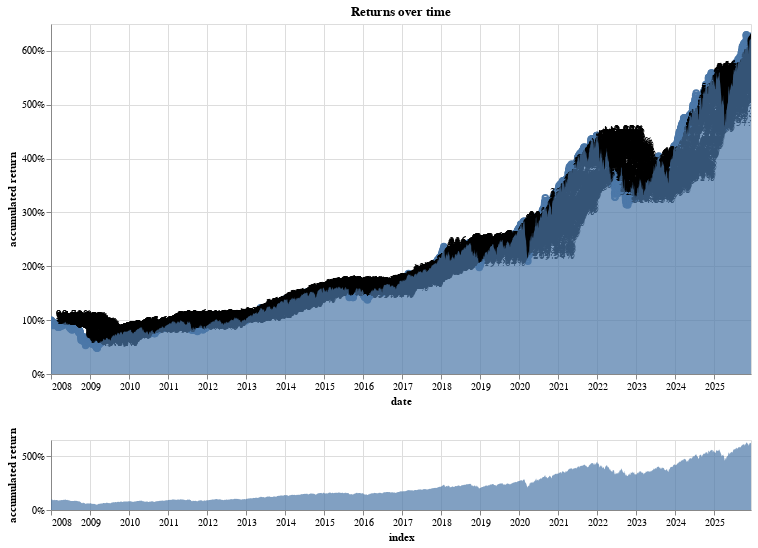

The notebook cell this image was saved under:
### Code cell
returns_chart(bt.balance)

### Figure 1 — Vega-Lite specification as saved in the notebook (floating-point values rounded to 4 significant figures; data arrays with more than 128 entries replaced by an {"elided": "..."} marker saying what was removed)
{"config": {"view": {"continuousWidth": 300, "continuousHeight": 300}}, "vconcat": [{"layer": [{"mark": {"type": "point"}, "encoding": {"opacity": {"value": 0}, "x": {"field": "index", "type": "temporal"}}, "name": "view_68b768b83dbccf48_0"}, {"mark": {"type": "point"}, "encoding": {"opacity": {"condition": {"param": "param_c34a0f722bada551", "value": 1}, "value": 0}, "x": {"field": "index", "type": "temporal"}, "y": {"axis": {"format": "%"}, "field": "accumulated return", "type": "quantitative"}}}, {"mark": {"type": "text", "align": "left", "dx": 5, "dy": -5}, "encoding": {"text": {"condition": {"param": "param_c34a0f722bada551", "field": "accumulated return", "format": ".2%", "type": "quantitative"}, "value": " "}, "x": {"field": "index", "type": "temporal"}, "y": {"axis": {"format": "%"}, "field": "accumulated return", "type": "quantitative"}}}, {"mark": {"type": "area", "opacity": 0.7}, "encoding": {"x": {"axis": {"title": "date"}, "field": "index", "scale": {"domain": {"param": "param_c97a99acfc68b794"}}, "type": "temporal"}, "y": {"axis": {"format": "%"}, "field": "accumulated return", "type": "quantitative"}}}], "height": 350, "title": "Returns over time", "width": 700}, {"mark": {"type": "area", "opacity": 0.7}, "encoding": {"x": {"field": "index", "type": "temporal"}, "y": {"axis": {"format": "%"}, "field": "accumulated return", "type": "quantitative"}}, "height": 70, "name": "view_80e3a0bbe854bf9c_1", "width": 700}], "data": {"name": "data-f39c3ca2a3ca0d240bca84b3f139559c"}, "params": [{"name": "param_c34a0f722bada551", "select": {"type": "point", "fields": ["index"], "nearest": true, "on": "mouseover"}, "views": ["view_68b768b83dbccf48_0"]}, {"name": "param_c97a99acfc68b794", "select": {"type": "interval", "encodings": ["x"]}, "views": ["view_80e3a0bbe854bf9c_1"]}], "$schema": "https://vega.github.io/schema/vega-lite/v6.1.0.json", "datasets": {"data-f39c3ca2a3ca0d240bca84b3f139559c": {"elided": "4513 records"}}}
